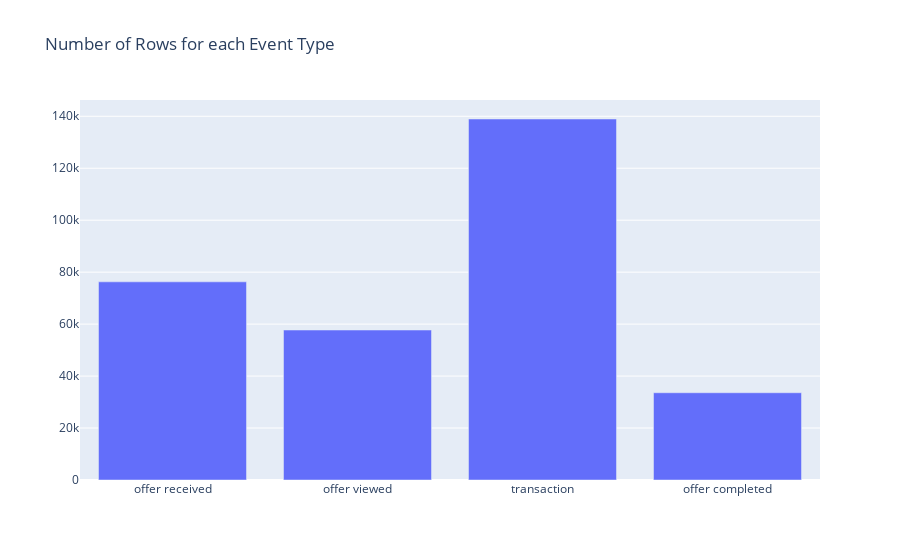

Write notebook code for a chart like this one.
### Code cell
event_type_df_lengths = [len(offer_received), len(offer_viewed), len(transactions), len(offer_completed)]
data = [
    go.Bar(x=event_types, y=event_type_df_lengths)
]
layout={
    'title':'Number of Rows for each Event Type'
}
fig = go.Figure(data, layout)
fig.show()

### Figure 1 — Plotly figure (JSON) as saved in the notebook; plotly's stock layout.template omitted (floating-point values rounded to 4 significant figures)
{"data": [{"type": "bar", "x": ["offer received", "offer viewed", "transaction", "offer completed"], "y": [76277, 57725, 138953, 33579]}], "layout": {"title": {"text": "Number of Rows for each Event Type"}}}
